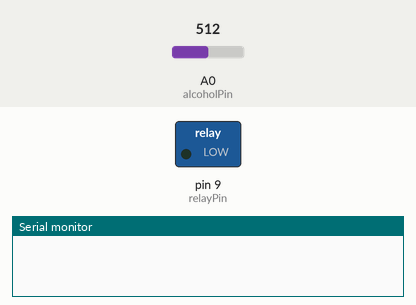
A sketch run on a simulated Arduino Uno, built with avr-gcc and run on an emulated ATmega328P. Parts: switched loads named in the sketch (green lamp = pin HIGH), the last lines printed to the serial monitor. The inputs (shaded band) are chosen by the test bench; at power-on: A0 (alcoholPin) = 512. The modem accepts every AT command (registered, SIM ready, sends succeed) and sends nothing else.

Above: at 3.5 s.
3.6 s: A0 (alcoholPin) set to 414
7.6 s: A0 (alcoholPin) set to 387
At 10.2 s:
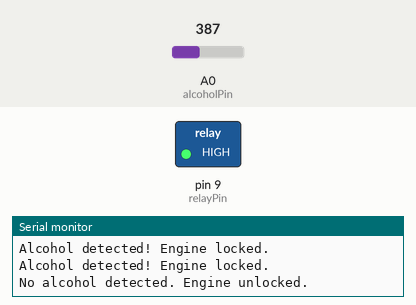
10.9 s: A0 (alcoholPin) set to 410
At 12.1 s:
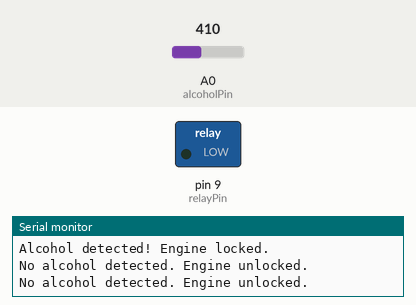
14.0 s: A0 (alcoholPin) set to 390
At 17.0 s:
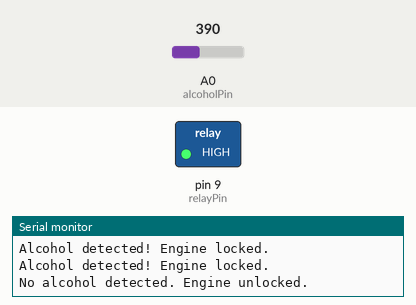
Timing chart, 0 to 18.5 s (numbered marks = the images above; inputs shaded):
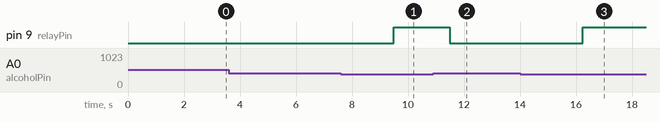

Measured:
- the behaviour switches between 401 and 400 on A0 (alcoholPin) (found by bisection; images 0 and 1)
- after the input at 7.6 s, pin 9 (relayPin): LOW → HIGH after 1.9 s
- after the input at 10.9 s, pin 9 (relayPin): HIGH → LOW after 0.59 s
- after the input at 14.0 s, pin 9 (relayPin): LOW → HIGH after 2.2 s

The sketch:

main.ino
```cpp
#include <SoftwareSerial.h>

SoftwareSerial gsmSerial(7, 8);
int alcoholPin = A0;
int relayPin = 9;
int alcoholValue = 0;
int threshold = 400;

void setup() {
  pinMode(relayPin, OUTPUT);
  Serial.begin(9600);
  gsmSerial.begin(9600);
  delay(1000);
  sendSMS("Alcohol Detection System is Active");
}

void loop() {
  alcoholValue = analogRead(alcoholPin);
  if (alcoholValue > threshold) {
    digitalWrite(relayPin, LOW);
    sendSMS("Alcohol detected! Engine locked.");
    Serial.println("Alcohol detected! Engine locked.");
  } else {
    digitalWrite(relayPin, HIGH);
    Serial.println("No alcohol detected. Engine unlocked.");
  }
  delay(1000);
}

void sendSMS(String message) {
  gsmSerial.println("AT+CMGF=1");
  delay(100);
  gsmSerial.println("AT+CMGS=\"+1234567890\"");
  delay(100);
  gsmSerial.println(message);
  delay(100);
  gsmSerial.write(26);
  delay(1000);
}
```
